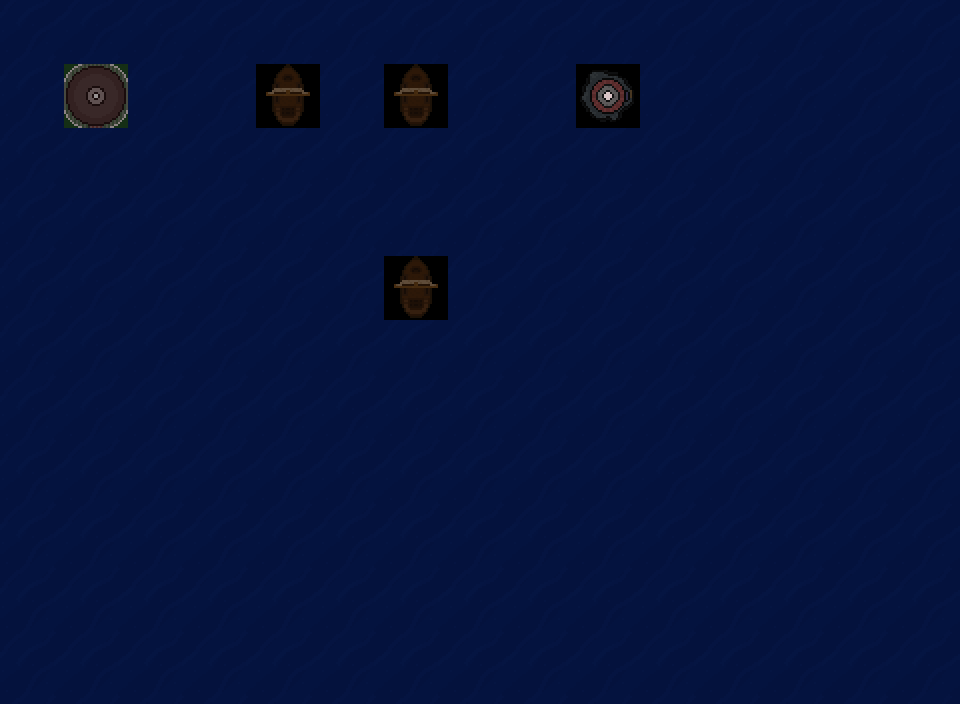

This is a level from a 2D game, rendered from its Tiled map with the project's own tilesets. A one-line summary and the complete map file follow:
An orthogonal 15x11 tile map with 64x64 px tiles, 1 tile layer (Tile Layer 1), 4 tilesets.

<map version="1.0" tiledversion="1.1.0" orientation="orthogonal" renderorder="right-down" width="15" height="11" tilewidth="64" tileheight="64" infinite="0" nextobjectid="1">
 <tileset firstgid="1" source="../tileset/water1.tsx" />
 <tileset firstgid="21" source="../tileset/LHMain.tsx" />
 <tileset firstgid="30" source="../tileset/LH1.tsx" />
 <tileset firstgid="31" source="../tileset/ship1.tsx" />
 <layer name="Tile Layer 1" width="15" height="11">
  <data encoding="csv">
1,1,1,1,1,1,1,1,1,1,1,1,1,1,1,
1,25,1,1,31,1,31,1,1,30,1,1,1,1,1,
1,1,1,1,1,1,1,1,1,1,1,1,1,1,1,
1,1,1,1,1,1,1,1,1,1,1,1,1,1,1,
1,1,1,1,1,1,31,1,1,1,1,1,1,1,1,
1,1,1,1,1,1,1,1,1,1,1,1,1,1,1,
1,1,1,1,1,1,1,1,1,1,1,1,1,1,1,
1,1,1,1,1,1,1,1,1,1,1,1,1,1,1,
1,1,1,1,1,1,1,1,1,1,1,1,1,1,1,
1,1,1,1,1,1,1,1,1,1,1,1,1,1,1,
1,1,1,1,1,1,1,1,1,1,1,1,1,1,1
</data>
 </layer>
</map>
